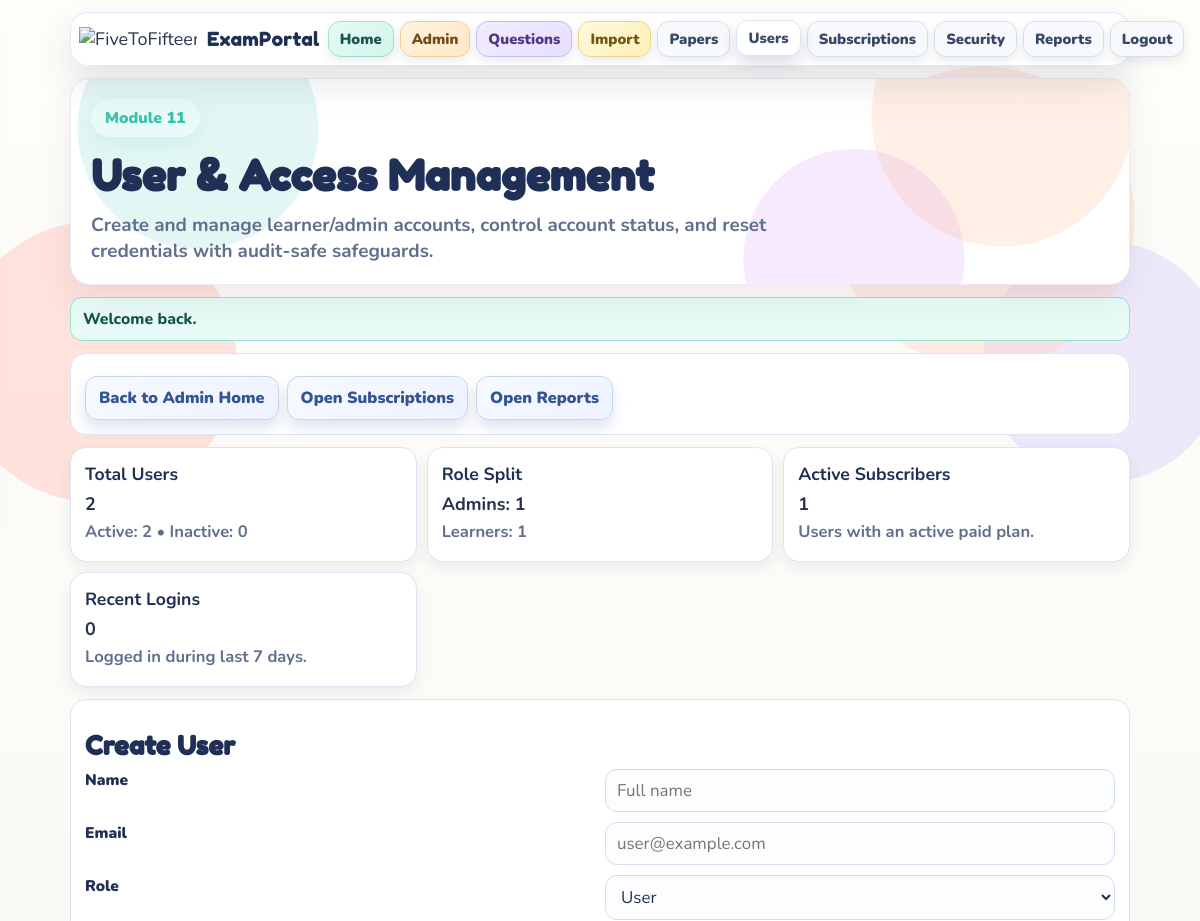
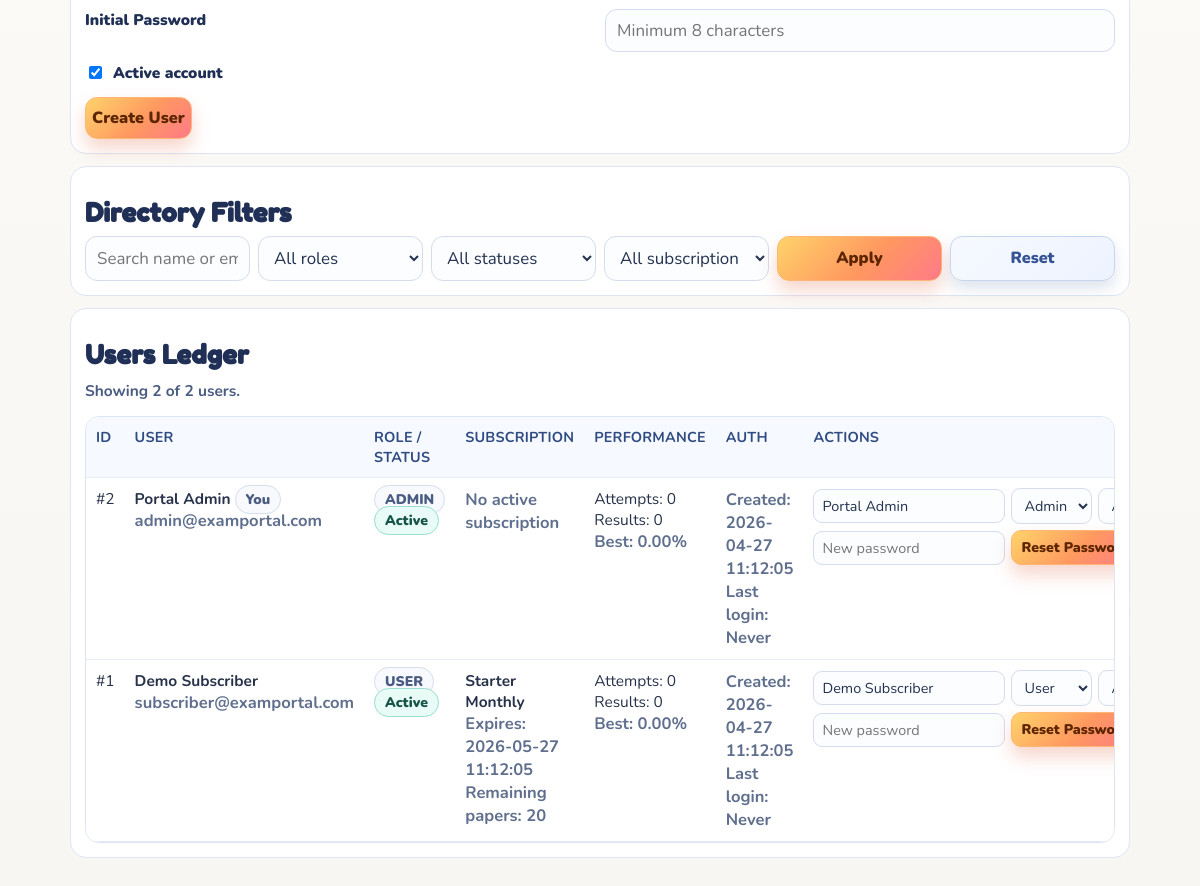
The app's page /admin/users.php (signed in) with its own data (2 pictures, top to bottom).
### tables this page shows
CREATE TABLE IF NOT EXISTS ep_users (
                id INT UNSIGNED AUTO_INCREMENT PRIMARY KEY,
                name VARCHAR(120) NOT NULL,
                email VARCHAR(190) NOT NULL UNIQUE,
                role ENUM('user','admin') NOT NULL DEFAULT 'user',
                password_hash VARCHAR(255) NOT NULL,
                is_active TINYINT(1) NOT NULL DEFAULT 1,
                created_at TIMESTAMP DEFAULT CURRENT_TIMESTAMP,
                updated_at TIMESTAMP DEFAULT CURRENT_TIMESTAMP ON UPDATE CURRENT_TIMESTAMP,
                last_login_at DATETIME NULL
            );

### admin/users.php (the view, shortened to what the rows shown need)
<?php
require_once __DIR__ . '/../config/app.php';
ep_require_admin();
$adminUser = ep_current_user();
$createForm = [
    'name' => '',
    'email' => '',
    'role' => 'user',
    'password' => '',
    'is_active' => 1,
];
$filters = [
    'search' => trim((string) ($_GET['search'] ?? '')),
    'role' => trim((string) ($_GET['role'] ?? 'all')),
    'status' => trim((string) ($_GET['status'] ?? 'all')),
    'subscription' => trim((string) ($_GET['subscription'] ?? 'all')),
];
$page = max(1, (int) ($_GET['page'] ?? 1));
$limit = 20;
$offset = ($page - 1) * $limit;
$directory = ep_admin_get_user_directory($filters, $limit, $offset);
$rows = $directory['rows'];
?>
<section class="panel">
  <h2 class="section-title">Create User</h2>
  <form method="post" class="question-form-grid">
    <label for="name">Name</label>
    <input id="name" name="name" value="<?= h((string) $createForm['name']); ?>" placeholder="Full name" required>
    <label for="email">Email</label>
    <input id="email" name="email" type="email" value="<?= h((string) $createForm['email']); ?>" placeholder="user@example.com" required>
    <label for="role">Role</label>
    <select id="role" name="role">
      <option value="user" <?= $createForm['role'] === 'user' ? 'selected' : ''; ?>>User</option>
    </select>
    <label for="password">Initial Password</label>
    <input id="password" name="password" type="password" placeholder="Minimum 8 characters" required>
    <label class="checkbox-row"><input type="checkbox" name="is_active" value="1" <?= (int) $createForm['is_active'] === 1 ? 'checked' : ''; ?>> Active account</label>
    <div class="form-actions">
      <button class="btn" type="submit">Create User</button>
    </div>
  </form>
</section>
<section class="panel">
  <h2 class="section-title">Directory Filters</h2>
</section>
<section class="panel">
  <h2 class="section-title">Users Ledger</h2>
  <div class="question-table-wrap">
    <table class="question-table">
      <thead>
        <tr>
          <th>ID</th>
          <th>User</th>
          <th>Role / Status</th>
          <th>Subscription</th>
          <th>Performance</th>
          <th>Auth</th>
          <th>Actions</th>
        </tr>
      </thead>
      <tbody>
        <?php if (!$rows): ?>
          <tr>
            <td colspan="7">No users found for current filters.</td>
          </tr>
        <?php else: ?>
          <?php foreach ($rows as $row): ?>
            <?php
              $isActive = (int) ($row['is_active'] ?? 0) === 1;
              $role = (string) ($row['role'] ?? 'user');
              $statusClass = 'pill ' . ($isActive ? 'pill-good' : 'pill-bad');
              $activePlanName = trim((string) ($row['active_plan_name'] ?? ''));
              $isSelf = (int) ($row['id'] ?? 0) === (int) ($adminUser['id'] ?? 0);
            ?>
            <tr>
              <td>#<?= (int) ($row['id'] ?? 0); ?></td>
              <td>
                <strong><?= h((string) ($row['name'] ?? '')); ?></strong><?php if ($isSelf): ?> <span class="pill">You</span><?php endif; ?><br>
                <span class="muted"><?= h((string) ($row['email'] ?? '')); ?></span>
              </td>
              <td>
                <span class="pill"><?= h(strtoupper($role)); ?></span>
                <span class="<?= h($statusClass); ?>"><?= $isActive ? 'Active' : 'Inactive'; ?></span>
              </td>
              <td>
                <?php if ($activePlanName !== ''): ?>
                  <strong><?= h($activePlanName); ?></strong><br>
                  <span class="muted">Expires: <?= h((string) ($row['active_expires_at'] ?? '—')); ?></span><br>
                  <span class="muted">Remaining papers: <?= (int) ($row['remaining_papers'] ?? 0); ?></span>
                <?php else: ?>
                  <span class="muted">No active subscription</span>
                <?php endif; ?>
              </td>
              <td>
                Attempts: <?= (int) ($row['attempts_total'] ?? 0); ?><br>
                Results: <?= (int) ($row['results_total'] ?? 0); ?><br>
                <span class="muted">Best: <?= h(number_format((float) ($row['best_percentage'] ?? 0), 2)); ?>%</span>
              </td>
              <td>
                <span class="muted">Created: <?= h((string) ($row['created_at'] ?? '—')); ?></span><br>
                <span class="muted">Last login: <?= h((string) ($row['last_login_at'] ?? 'Never')); ?></span>
              </td>
              <td>
                <form method="post" class="inline-form-compact">
                  <input type="text" name="name" value="<?= h((string) ($row['name'] ?? '')); ?>" style="min-width:130px;">
                  <select name="role">
                    <option value="user" <?= $role === 'user' ? 'selected' : ''; ?>>User</option>
                    <option value="admin" <?= $role === 'admin' ? 'selected' : ''; ?>>Admin</option>
                  </select>
                  <select name="is_active">
                    <option value="1" <?= $isActive ? 'selected' : ''; ?>>Active</option>
                  </select>
                </form>
                <form method="post" class="inline-form-compact" style="margin-top:6px;">
                  <input type="password" name="new_password" placeholder="New password" minlength="8" required style="min-width:130px;">
                  <button class="btn btn-mini" type="submit">Reset Password</button>
                </form>
              </td>
            </tr>
          <?php endforeach; ?>
        <?php endif; ?>
      </tbody>
    </table>
  </div>
</section>

### records on screen
ep_users: role "User", is_active "☑", id "1", name "Demo Subscriber", email "subscriber@examportal.com", role "USER", shows "Active", activePlanName "Starter Monthly", active_expires_at "2026-05-27 11:12:05", remaining_papers "20", attempts_total "0", results_total "0", best_percentage "0.00", created_at "2026-04-27 11:12:05", last_login_at "Never", is_active "Active"
ep_users: id "2", name "Portal Admin", shows "You", email "admin@examportal.com", role "ADMIN", shows "Active", shows "No active subscription", attempts_total "0", results_total "0", best_percentage "0.00", created_at "2026-04-27 11:12:05", last_login_at "Never", role "Admin", is_active "Active"

### other values on screen
$link['label'] "Home"
$link['label'] "Admin"
$link['label'] "Questions"
$link['label'] "Import"
$link['label'] "Papers"
$link['label'] "Users"
$link['label'] "Subscriptions"
$link['label'] "Security"
$link['label'] "Reports"
$link['label'] "Logout"
$heroKicker "Module 11"
$heroTitle "User & Access Management"
$heroText "Create and manage learner/admin accounts, control account status, and reset credentials with audit-safe safeguards."
$success "Welcome back."
$stats['users_total'] "2"
